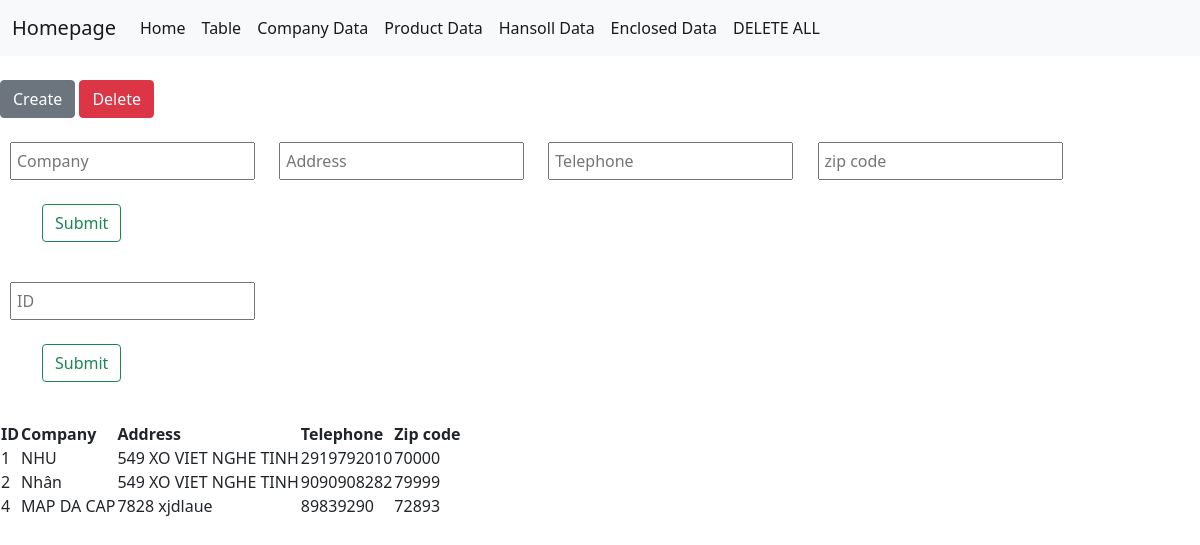
The page /companytable on the database as committed earlier.
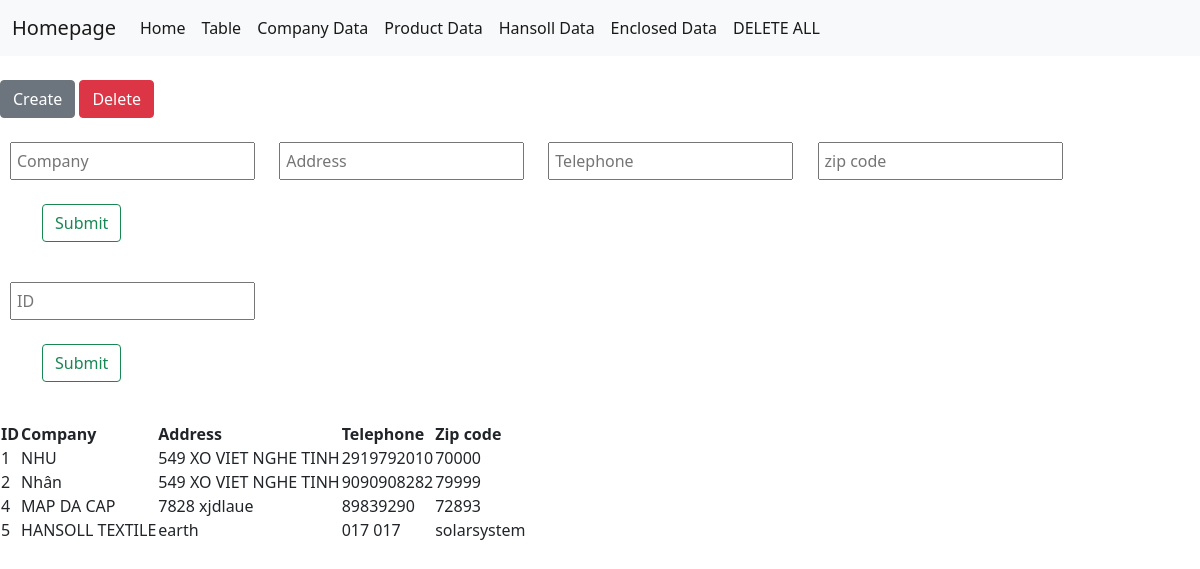
The same page on the database as committed later.
### app.py (models this page shows, shortened)
class Companies(db.Model):
    __tablename__ = "companies"
    id = db.Column(db.Integer, primary_key = True)
    company = db.Column(db.String(64))
    address = db.Column(db.String(500))
    telephone = db.Column(db.String(64))
    zipcode = db.Column(db.String(64))

### app.py (the view)
@app.route('/companytable', methods=["POST", "GET"])
def companytable():
    data_companies = Companies.query.all()
    form = CompanyForm()
    form2 = CompanyDeleteForm()
    return render_template('companyTable.html', data_companies=data_companies, form=form, form2=form2)

### forms.py
class CompanyForm(FlaskForm):
    company = StringField('Company', validators=[DataRequired()])
    address = StringField('Address', validators=[DataRequired()])
    telephone = StringField('Telephone', validators=[DataRequired()])
    zipcode = StringField('Zipcode', validators=[DataRequired()])
    submit = SubmitField('Submit')

class CompanyDeleteForm(FlaskForm):
    id = IntegerField("ID", validators=[DataRequired()])
    submit = SubmitField('DELETE')

### templates/companyTable.html (shortened to what this page needs)
{% extends 'index.html' %}
{% block content %}
<br>
<span class="btn-company"><button type="button" id="create_company" class="btn btn-secondary">Create</button></span>
<span class="btn-company"><button type="button" id="delete_company" class="btn btn-danger">Delete</button></span>
<br>
<br>
<div class="company-create-wrapper">
<form action="{{url_for('company_create')}}" method="POST" novalidate>
      <div>
        {{ form.company(class='sth', placeholder="Company", id="companyInput") }}
        {{ form.address(class='sth',placeholder="Address", id="addressInput") }}
        {{ form.telephone(class='sth',placeholder="Telephone", id="telephoneInput") }}
        {{ form.zipcode(class='sth',placeholder="zip code", id="zipInput") }}
      </div>
      <br>
      <div class="container">
      {{ form.submit(class="btn btn-outline-success", value="Submit") }}
    </div>
  </form>
</div>
<br>
<div class="company-delete-wraper">
  <form action="{{url_for('company_delete')}}" method="POST" novalidate>
      <div>
        {{ form2.id(class='sth', placeholder="ID", id="idDelete") }}
      </div>
      <br>
      <div class="container">
      {{ form2.submit(class="btn btn-outline-success", value="Submit") }}
    </div>
  </form>
</div>
<br>
<div class="company-table-wrapper">
    <table>
        <th>ID</th>
        <th>Company</th>
        <th>Address</th>
        <th>Telephone</th>
        <th>Zip code</th>
        {% for company in data_companies %}
            <tr>
                <td>{{company.id}}</td>
                <td>{{company.company}}</td>
                <td>{{company.address}}</td>
                <td>{{company.telephone}}</td>
                <td>{{company.zipcode}}</td>
            </tr>
        {% endfor %}
    </table>
</div>
{% endblock %}

Rows that differ between the two databases and show on the page:
added Companies: id "5", company "HANSOLL TEXTILE", address "earth", telephone "017 017", zipcode "solarsystem"
